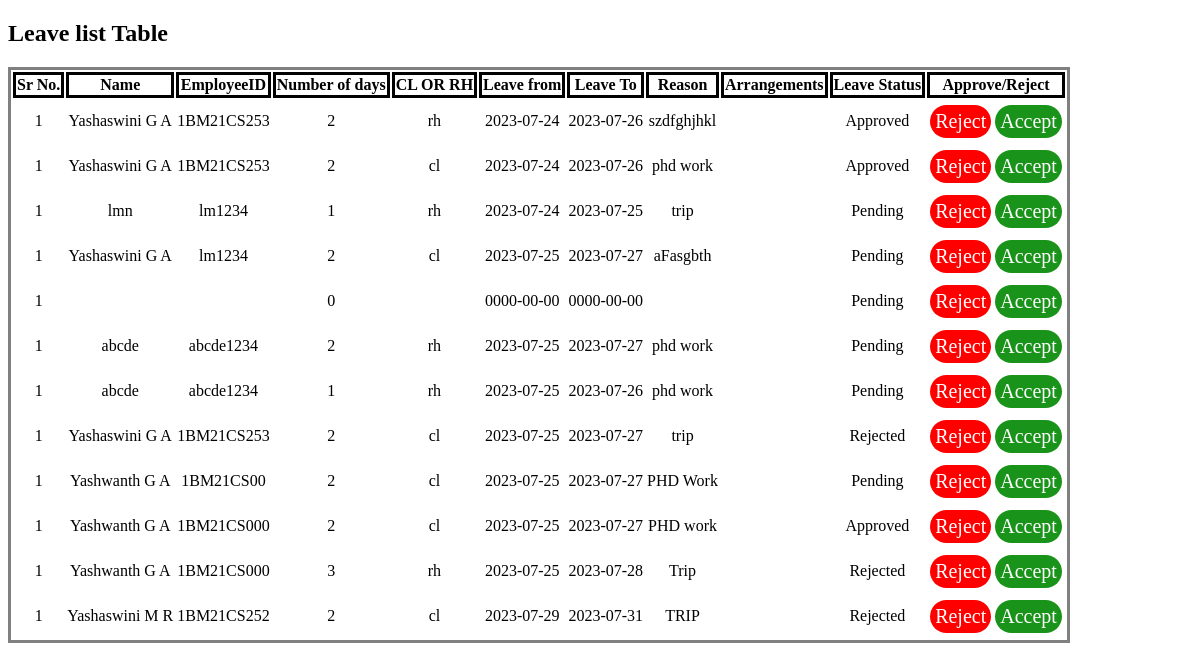
The app's page /admin/leave-status-list.php with its own data.
### tables this page shows
CREATE TABLE `application` (
  `id` int(4) NOT NULL,
  `clORrh` enum('cl','rh') NOT NULL,
  `employeeID` varchar(30) NOT NULL,
  `name` varchar(50) NOT NULL,
  `division` varchar(50) NOT NULL,
  `designation` varchar(50) NOT NULL,
  `numberOfDays` int(4) NOT NULL,
  `leaveFrom` date NOT NULL,
  `leaveTo` date NOT NULL,
  `reason` varchar(250) NOT NULL,
  `altArrangements` varchar(250) NOT NULL,
  `cl_Count` int(4) NOT NULL DEFAULT 15,
  `rh_Count` int(4) NOT NULL DEFAULT 3,
  `status` int(4) NOT NULL
);

### admin/leave-status-list.php (the view, shortened to what this page needs)
<?php
    $con = mysqli_connect("localhost","root","","leaveapproval");
    $sql = "SELECT * FROM `application`";
    $Sql_query = mysqli_query($con,$sql);
    $All_leave = mysqli_fetch_all($Sql_query,MYSQLI_ASSOC);
?>
<!DOCTYPE html>
<html lang="en">
<head>
</head>
<body>
    <h2>Leave list Table</h2>
    <table>
        <tr>
            <th>Sr No.</th>
            <th>Name</th>
            <th>EmployeeID</th>
            <th>Number of days</th>
            <th>CL OR RH</th>
            <th>Leave from</th>
            <th>Leave To</th>
            <th>Reason</th>
            <th>Arrangements</th>
            <th>Leave Status</th>
            <th>Approve/Reject</th>
        </tr>
        <?php
            $i=1;
            foreach ($All_leave as $row) { ?>
            <tr>
                            <td><?php echo $i; ?></td>
                            <td><?php echo $row['name']; ?></td>
                            <td><?php echo $row['employeeID']; ?></td>
                            <td><?php echo $row['numberOfDays']; ?></td>
                            <td><?php echo $row['clORrh']; ?></td>
                            <td><?php echo $row['leaveFrom']; ?></td>
                            <td><?php echo $row['leaveTo']; ?></td>
                            <td><?php echo $row['reason']; ?></td>
                            <td><?php echo $row['altArrangements']; ?></td>
                <td><?php
                        if($row['status']=="1")
                            echo "Approved";
                        else if($row['status']=="-1")
                            echo "Rejected";
                        else
                            echo "Pending";
                    ?>
                </td>
                <td>
                    <?php
                        echo
"<a href=reject.php?id=".$row['id']." class='btn red'>Reject</a>";
                        echo
"<a href=accept.php?id=".$row['id']." class='btn green'>Accept</a>";
                    ?>
            </tr>
           <?php
                }
           ?>
    </table>
</body>
</html>

### admin/leave-status-list.php (style rules this page uses)
.btn { background-color: red; border: none; color: white; padding: 5px 5px; text-align: center; text-decoration: none; display: inline-block; font-size: 20px; margin: 4px 2px; cursor: pointer; border-radius: 20px; }
.green { background-color: #199319; }
.red { background-color: red; }
table,th { border-style : solid; border-width : 1; text-align :center; }
td { text-align :center; }

### records on screen
application: name "Yashaswini G A", employeeID "1BM21CS253", numberOfDays "2", clORrh "rh", leaveFrom "2023-07-24", leaveTo "2023-07-26", reason "szdfghjhkl", status "Approved"
application: name "Yashaswini G A", employeeID "1BM21CS253", numberOfDays "2", clORrh "cl", leaveFrom "2023-07-24", leaveTo "2023-07-26", reason "phd work", status "Approved"
application: name "lmn", employeeID "lm1234", numberOfDays "1", clORrh "rh", leaveFrom "2023-07-24", leaveTo "2023-07-25", reason "trip", status "Pending"
application: name "Yashaswini G A", employeeID "lm1234", numberOfDays "2", clORrh "cl", leaveFrom "2023-07-25", leaveTo "2023-07-27", reason "aFasgbth", status "Pending"
application: numberOfDays "0", leaveFrom "0000-00-00", leaveTo "0000-00-00", status "Pending"
application: name "abcde", employeeID "abcde1234", numberOfDays "2", clORrh "rh", leaveFrom "2023-07-25", leaveTo "2023-07-27", reason "phd work", status "Pending"
application: name "abcde", employeeID "abcde1234", numberOfDays "1", clORrh "rh", leaveFrom "2023-07-25", leaveTo "2023-07-26", reason "phd work", status "Pending"
application: name "Yashaswini G A", employeeID "1BM21CS253", numberOfDays "2", clORrh "cl", leaveFrom "2023-07-25", leaveTo "2023-07-27", reason "trip", status "Rejected"
application: name "Yashwanth G A", employeeID "1BM21CS00", numberOfDays "2", clORrh "cl", leaveFrom "2023-07-25", leaveTo "2023-07-27", reason "PHD Work", status "Pending"
application: name "Yashwanth G A", employeeID "1BM21CS000", numberOfDays "2", clORrh "cl", leaveFrom "2023-07-25", leaveTo "2023-07-27", reason "PHD work", status "Approved"
application: name "Yashwanth G A", employeeID "1BM21CS000", numberOfDays "3", clORrh "rh", leaveFrom "2023-07-25", leaveTo "2023-07-28", reason "Trip", status "Rejected"
application: name "Yashaswini M R", employeeID "1BM21CS252", numberOfDays "2", clORrh "cl", leaveFrom "2023-07-29", leaveTo "2023-07-31", reason "TRIP", status "Rejected"
